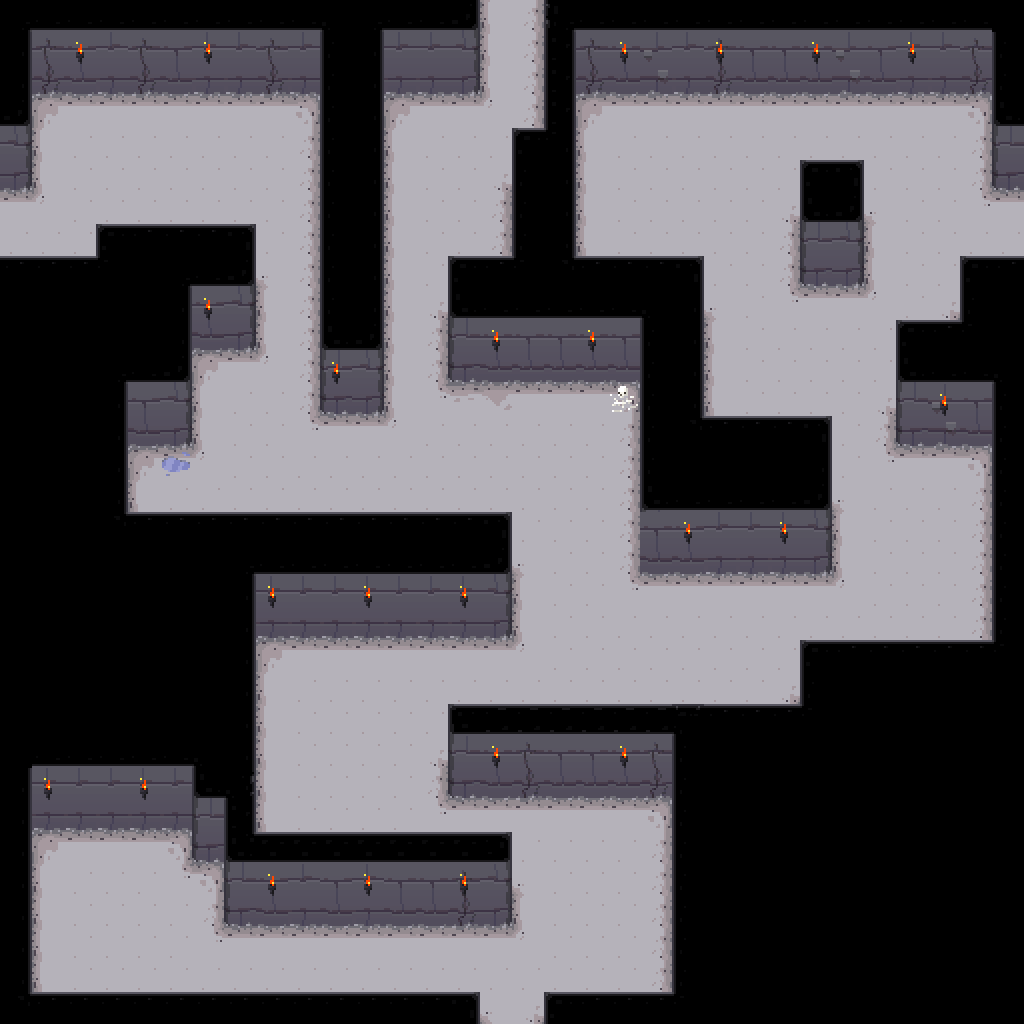

Tiled map render using the project's own tile images. Description and the map definition, with tile-layer contents summarised, below:
An orthogonal 32x32 tile map with 32x32 px tiles, 4 tile layers (ground, walls, objects, tops) and 52 objects (23x light, 3x zombie).

<map version="1.0" orientation="orthogonal" width="32" height="32" tilewidth="32" tileheight="32">
 <tileset firstgid="1" name="dungeon tileset calciumtrice" tilewidth="32" tileheight="32">
  <image source="../textures/spritesheets/dungeon tileset calciumtrice.png" trans="a8a8a8" width="960" height="808" />
 </tileset>
 <layer name="ground" width="32" height="32">
  <data>[1024 cells, 1024 non-empty, 12 distinct tile ids]</data>
 </layer>
 <layer name="walls" width="32" height="32">
  <data>[1024 cells, 206 non-empty, 14 distinct tile ids]</data>
 </layer>
 <layer name="objects" width="32" height="32">
  <data>[1024 cells, 31 non-empty, 3 distinct tile ids]</data>
 </layer>
 <layer name="tops" width="32" height="32">
  <data>[1024 cells, 427 non-empty, 23 distinct tile ids]</data>
 </layer>
 <objectgroup name="colliderWalls" width="0" height="0">
  <object x="0" y="0" width="480" height="96" />
  <object x="544" y="0" width="480" height="96" />
  <object x="992" y="96" width="32" height="96" />
  <object x="544" y="96" width="32" height="192" />
  <object x="512" y="160" width="32" height="128" />
  <object x="448" y="288" width="256" height="96" />
  <object x="640" y="384" width="64" height="64" />
  <object x="640" y="448" width="192" height="128" />
  <object x="800" y="192" width="64" height="96" />
  <object x="960" y="288" width="64" height="64" />
  <object x="896" y="352" width="128" height="96" />
  <object x="992" y="448" width="32" height="224" />
  <object x="800" y="672" width="224" height="64" />
  <object x="448" y="736" width="576" height="64" />
  <object x="672" y="800" width="352" height="224" />
  <object x="320" y="96" width="64" height="320" />
  <object x="0" y="96" width="32" height="96" />
  <object x="96" y="256" width="160" height="32" />
  <object x="0" y="288" width="256" height="64" />
  <object x="0" y="352" width="192" height="96" />
  <object x="0" y="448" width="128" height="96" />
  <object x="0" y="544" width="512" height="96" />
  <object x="0" y="640" width="256" height="192" />
  <object x="192" y="832" width="64" height="32" />
  <object x="224" y="864" width="288" height="64" />
  <object x="0" y="832" width="32" height="192" />
 </objectgroup>
 <objectgroup name="lights" width="32" height="32">
  <object name="light" x="64" y="32" width="32" height="32" />
  <object name="light" x="192" y="32" width="32" height="32" />
  <object name="light" x="608" y="32" width="32" height="32" />
  <object name="light" x="704" y="32" width="32" height="32" />
  <object name="light" x="800" y="32" width="32" height="32" />
  <object name="light" x="896" y="32" width="32" height="32" />
  <object name="light" x="480" y="320" width="32" height="32" />
  <object name="light" x="576" y="320" width="32" height="32" />
  <object name="light" x="192" y="288" width="32" height="32" />
  <object name="light" x="672" y="512" width="32" height="32" />
  <object name="light" x="768" y="512" width="32" height="32" />
  <object name="light" x="928" y="384" width="32" height="32" />
  <object name="light" x="320" y="352" width="32" height="32" />
  <object name="light" x="256" y="576" width="32" height="32" />
  <object name="light" x="352" y="576" width="32" height="32" />
  <object name="light" x="448" y="576" width="32" height="32" />
  <object name="light" x="480" y="736" width="32" height="32" />
  <object name="light" x="608" y="736" width="32" height="32" />
  <object name="light" x="32" y="768" width="32" height="32" />
  <object name="light" x="128" y="768" width="32" height="32" />
  <object name="light" x="256" y="864" width="32" height="32" />
  <object name="light" x="352" y="864" width="32" height="32" />
  <object name="light" x="448" y="864" width="32" height="32" />
 </objectgroup>
 <objectgroup name="monsters" width="32" height="32">
  <object name="zombie" x="640" y="128" width="32" height="32" />
  <object name="zombie" x="576" y="416" width="32" height="32" />
  <object name="zombie" x="96" y="896" width="32" height="32" />
 </objectgroup>
</map>
